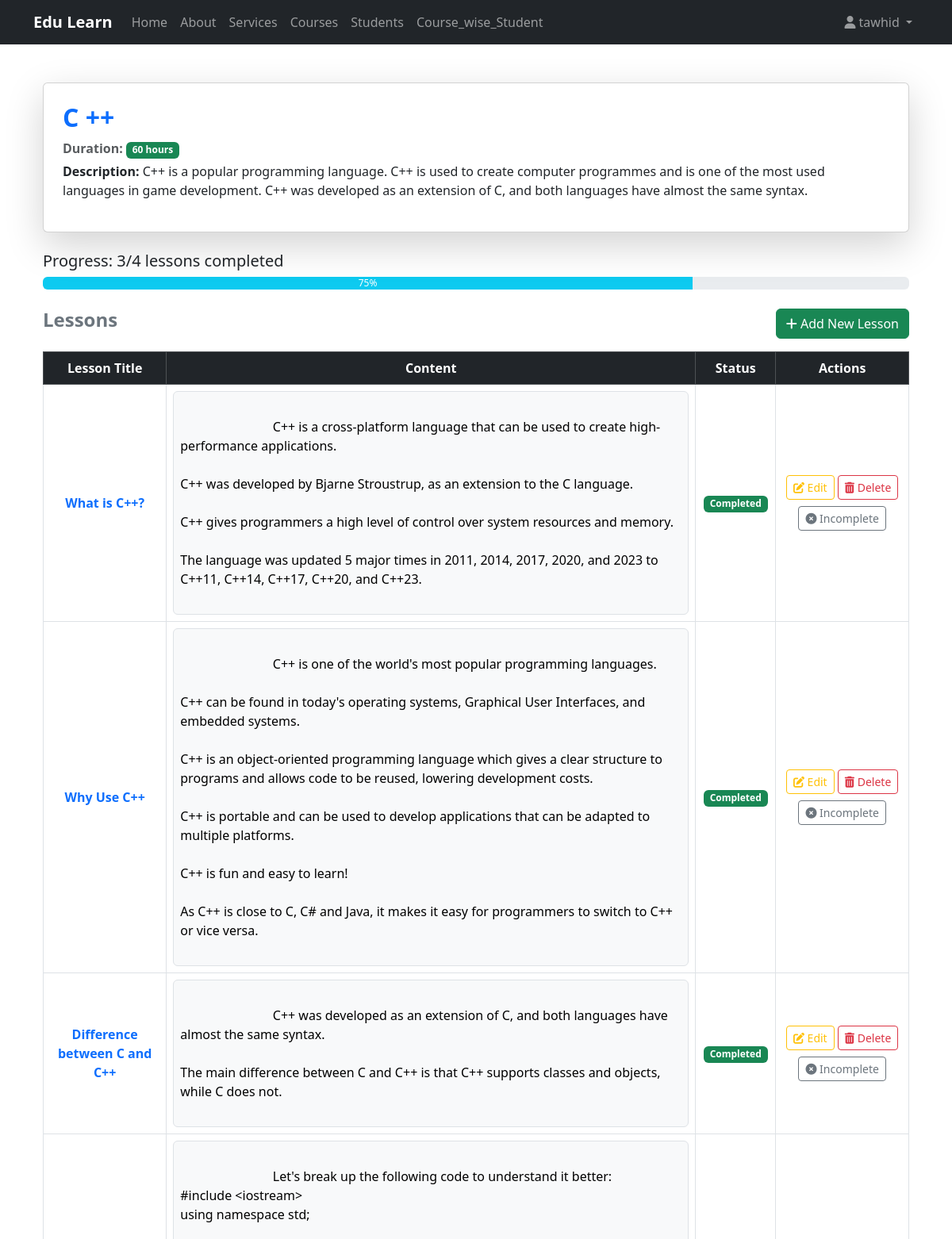
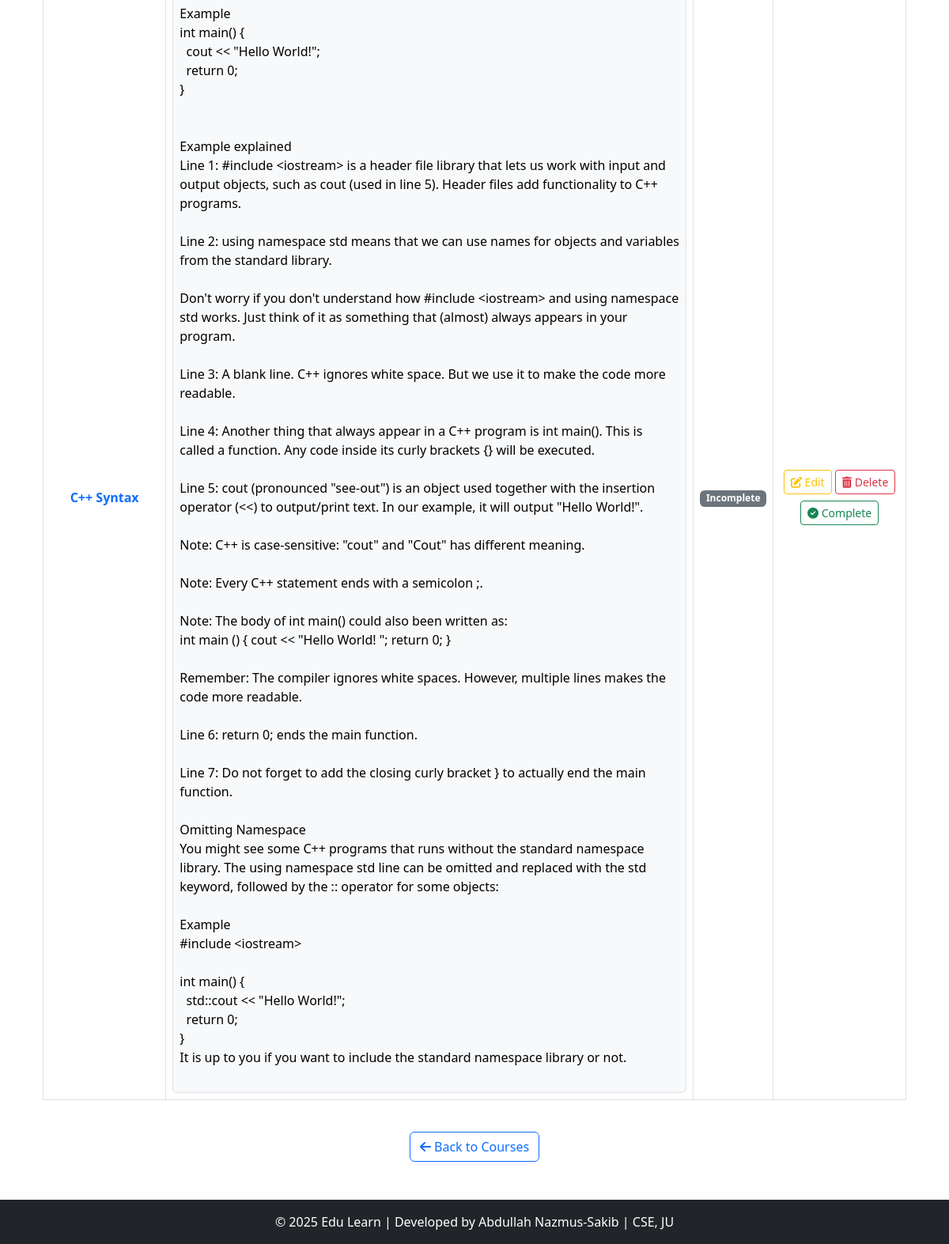
The app's page /details/2/ (signed in) with its own data (2 pictures, top to bottom).
### Course_app/models.py (models this page shows, shortened)
class Course(models.Model):
    title = models.CharField(max_length=25)
    descriptions = models.TextField()
    durations = models.IntegerField(help_text="Durations in hours")
    thumbnail = models.ImageField(upload_to="courses_thumbnail/", null=True, blank=True)
    created_at = models.DateTimeField(auto_now_add=True,null=True,blank=True)

class Lesson(models.Model):
    title = models.CharField(max_length=60)
    content = models.TextField()
    course = models.ForeignKey(Course, on_delete=models.CASCADE, related_name="lessons")  # ✅ Corrected related_name
    video_URL = models.URLField(null=True,blank=True)
    completion_status = models.BooleanField(default=False)

### Course_app/views.py (the view)
# urls.py: path('details/<int:id>/',views.Course_Details,name='coursedetails'),
@login_required(login_url='login_user')
def Course_Details(request, id):
    course = get_object_or_404(Course, id=id)
    lessons = course.lessons.all()
    student = Student.objects.first()  # Or use: request.user.student if connected to auth
    total_lessons = lessons.count()
    completed_lessons = student.completed_lesson.filter(course=course).count() if student else 0
    percent_complete = int((completed_lessons / total_lessons) * 100) if total_lessons > 0 else 0
    context = {
        'course': course,
        'lessons': lessons,
        'student': student,
        'total_lessons': total_lessons,
        'completed_lessons': completed_lessons,
        'percent_complete': percent_complete,
    }
    return render(request, "Course_app/Course_details.html", context)

### templates/Course_app/Course_details.html (shortened to what this page needs)
{% extends 'Course_app/base.html' %}
{% block content %}
<div class="container">
    <div class="card shadow-lg p-4 mb-4">
        <h2 class="text-primary fw-bold">{{ course.title }}</h2>
        <p class="text-muted mb-1">
            <strong>Duration:</strong>
            <span class="badge bg-success">{{ course.durations }} hours</span>
        </p>
        <p><strong>Description:</strong> {{ course.descriptions }}</p>
    </div>
    <div class="mb-4">
        <h5>Progress: {{ completed_lessons }}/{{ total_lessons }} lessons completed</h5>
        <div class="progress">
            <div class="progress-bar bg-info" role="progressbar"
                 style="width: {{ percent_complete }}%"
                 aria-valuenow="{{ completed_lessons }}" aria-valuemin="0" aria-valuemax="{{ total_lessons }}">
                {{ percent_complete }}%
            </div>
        </div>
    </div>
    <div class="d-flex justify-content-between align-items-center my-3">
        <h4 class="fw-bold text-secondary">Lessons</h4>
        <a href="{% url 'create_lesson' %}" class="btn btn-success">
            <i class="fas fa-plus"></i> Add New Lesson
        </a>
    </div>
    <div class="table-responsive">
        <table class="table table-bordered table-hover text-center align-middle">
            <thead class="table-dark">
                <tr>
                    <th>Lesson Title</th>
                    <th>Content</th>
                    <th>Status</th>
                    <th>Actions</th>
                </tr>
            </thead>
            <tbody>
                {% for lesson in lessons %}
                <tr>
                    <td class="fw-bold text-primary">{{ lesson.title }}</td>
                    <td class="text-start">
                        <div class="border rounded p-2 bg-light" style="white-space: pre-wrap;">
                            {{ lesson.content | linebreaksbr }}
                        </div>
                    </td>
                    <td>
                        {% if lesson in student.completed_lesson.all %}
                            <span class="badge bg-success">Completed</span>
                        {% else %}
                            <span class="badge bg-secondary">Incomplete</span>
                        {% endif %}
                    </td>
                    <td>
                        <a href="{% url 'lesson_edit' lesson.id %}" class="btn btn-sm btn-outline-warning my-1">
                            <i class="fas fa-edit"></i> Edit
                        </a>
                        <form action="{% url 'lesson_delete' lesson.id %}" method="POST" class="d-inline">
                            <button type="submit" class="btn btn-outline-danger btn-sm my-1">
                                <i class="fas fa-trash-alt"></i> Delete
                            </button>
                        </form>
                        {% if lesson not in student.completed_lesson.all %}
                            <form action="{% url 'complete_lesson' lesson.id %}" method="POST" class="d-inline">
                                <button type="submit" class="btn btn-outline-success btn-sm my-1">
                                    <i class="fas fa-check-circle"></i> Complete
                                </button>
                            </form>
                        {% else %}
                            <form action="{% url 'uncomplete_lesson' lesson.id %}" method="POST" class="d-inline">
                                <button type="submit" class="btn btn-outline-secondary btn-sm my-1">
                                    <i class="fas fa-times-circle"></i> Incomplete
                                </button>
                            </form>
                        {% endif %}
                    </td>
                </tr>
                {% empty %}
                <tr>
                    <td colspan="4" class="text-center text-danger fw-bold">No lessons available for this course.</td>
                </tr>
                {% endfor %}
            </tbody>
        </table>
    </div>
    <div class="d-flex justify-content-center mt-4">
        <a href="{% url 'course_list' %}" class="btn btn-outline-primary">
            <i class="fas fa-arrow-left"></i> Back to Courses
        </a>
    </div>
</div>
{% endblock content %}

### templates/Course_app/navbar.html (shortened to what this page needs)
<nav class="navbar navbar-expand-lg navbar-dark bg-dark">
    <div class="container">
        <a class="navbar-brand fw-bold" href="{% url 'course_list' %}">Edu Learn</a>
        <div class="collapse navbar-collapse" id="navbarNav">
            <ul class="navbar-nav me-auto">
                <li class="nav-item">
                    <a class="nav-link {% if request.path == '/' %}active{% endif %}" href="{% url 'course_list' %}">Home</a>
                </li>
                <li class="nav-item">
                    <a class="nav-link" href="{% url 'about' %}">About</a>
                </li>
                <li class="nav-item">
                    <a class="nav-link" href="{% url 'services' %}">Services</a>
                </li>
                <li class="nav-item">
                    <a class="nav-link" href="{% url 'course_list' %}">Courses</a>
                </li>
                <li class="nav-item">
                    <a class="nav-link" href="{% url 'student_list' %}">Students</a>
                </li>
                <li class="nav-item">
                    <a class="nav-link" href="{% url 'Course_wise_Student' %}">Course_wise_Student</a>
                </li>
            </ul>
            <ul class="navbar-nav">
                <li class="nav-item dropdown">
                    <a class="nav-link dropdown-toggle" href="#" id="userDropdown" role="button" data-bs-toggle="dropdown" aria-expanded="false">
                        <i class="fas fa-user"></i>
                        {% if request.user.is_authenticated %}
                        {{ request.user.username }}
                        {% else %}
                            Account
                        {% endif %}
                    </a>
                </li>
            </ul>
        </div>
    </div>
</nav>

### static/Course_app/css/base.css (style rules this page uses)
html, body { height: 100%; }
body { display: flex; flex-direction: column; }

### records on screen
Course: title "C ++", durations "60", descriptions "C++ is a popular programming language. C++ is used to create computer programmes and is one of the most used languages in game development. C++ was developed as an extension of C, and both languages have almost the same syntax."
Lesson: title "What is C++?", content "C++ is a cross-platform language that can be used to create high-performance applications. C++ was developed by Bjarne Stroustrup, as an extension to the C language. C++ gives programmers a high level of control over system resources and memory. The language was updated 5 major times in 2011, 2014, 2017, 2020, and 2023 to C++11, C++14, C++17, C++20, and C++23.", shows "Completed", shows "Incomplete"
Lesson: title "Why Use C++", content "C++ is one of the world's most popular programming languages. C++ can be found in today's operating systems, Graphical User Interfaces, and embedded systems. C++ is an object-oriented programming language which gives a clear structure to programs and allows code to be reused, lowering development costs. C++ is portable and can be used to develop applications that can be adapted to multiple platforms. C++ is fun and easy to learn! As C++ is close to C, C# and Java, it makes it easy for programmers to switch to C++ or vice versa.", shows "Completed", shows "Incomplete"
Lesson: title "Difference between C and C++", content "C++ was developed as an extension of C, and both languages have almost the same syntax. The main difference between C and C++ is that C++ supports classes and objects, while C does not.", shows "Completed", shows "Incomplete"
Lesson: title "C++ Syntax", content "Let's break up the following code to understand it better: #include <iostream> using namespace std; Example int main() { cout << \"Hello World!\"; return 0; } Example explained Line 1: #include <iostream> is a header file library that lets us work with input and output objects, such as cout (used in line 5). Header files add functionality to C++ programs. Line 2: using namespace std means that we can use names for objects and variables from the standard library. Don't worry if you don't understand how #include <iostream> and using namespace std works. Just think of it as something that (almost) always appears in your program. Line 3: A blank line. C++ ignores white space. But we use it to…", shows "Incomplete", shows "Complete"

### other values on screen
{{ request.user.username }} "tawhid"
{{ completed_lessons }} "3"
{{ total_lessons }} "4"
{{ percent_complete }} "75"
